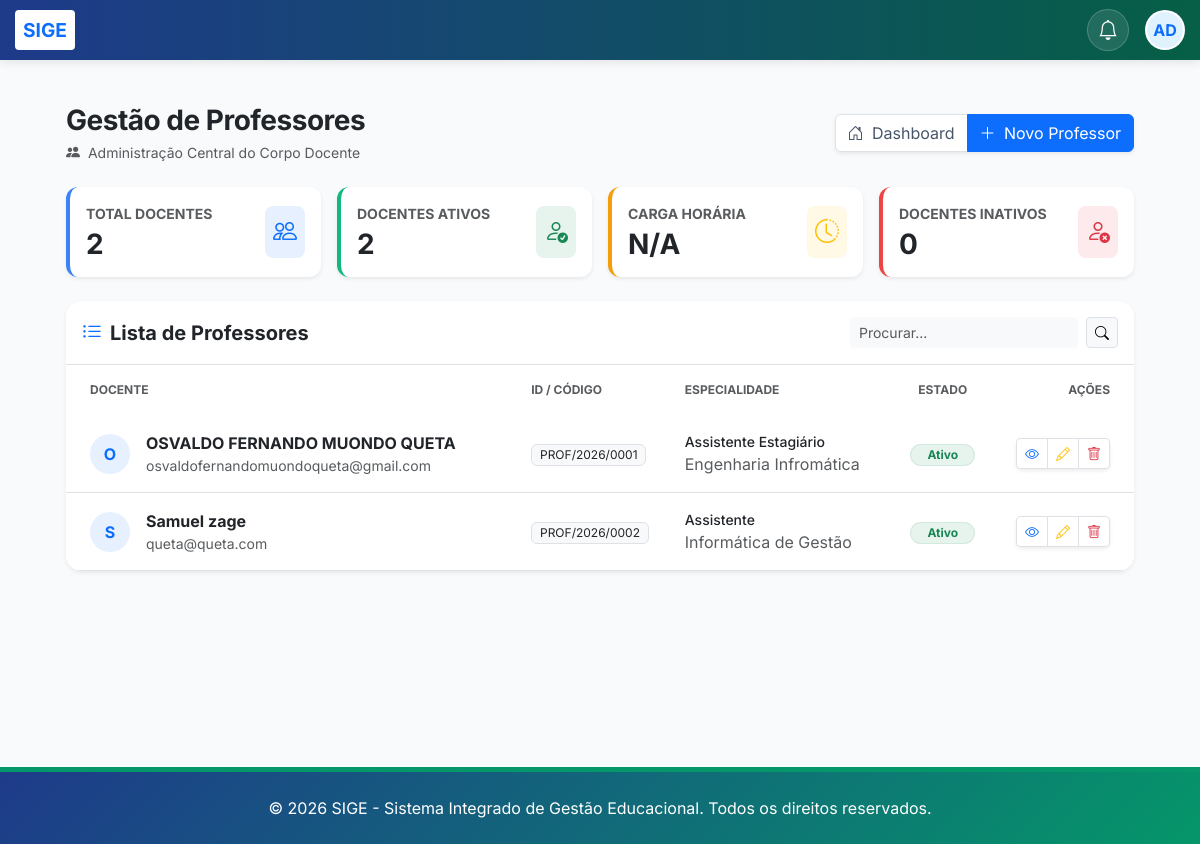
Page /professores/ (signed in) on the committed database.
### core/models.py (models this page shows, shortened)
class Professor(models.Model):
    user = models.OneToOneField(User, on_delete=models.CASCADE, null=True, blank=True)
    codigo_professor = models.CharField(max_length=20, unique=True, verbose_name="Código do Professor", blank=True)
    nome_completo = models.CharField(max_length=200, verbose_name="Nome Completo", unique=True)
    genero = models.CharField(max_length=20, choices=[('M', 'Masculino'), ('F', 'Feminino')], verbose_name="Género", default='M')
    data_nascimento = models.DateField(verbose_name="Data de Nascimento")
    nacionalidade = models.CharField(max_length=100, verbose_name="Nacionalidade", default="Angolana")
    bilhete_identidade = models.CharField(max_length=50, verbose_name="Nº do BI", unique=True)
    estado_civil = models.CharField(max_length=50, verbose_name="Estado Civil", blank=True)
    telefone = models.CharField(max_length=20, verbose_name="Telefone", unique=True)
    email = models.EmailField(verbose_name="Email", unique=True)
    endereco = models.TextField(verbose_name="Endereço")
    municipio_provincia = models.CharField(max_length=200, verbose_name="Município / Província", blank=True)
    GRAU_ACADEMICO_CHOICES = [
        ('licenciado', 'Licenciado'),
        ('mestre', 'Mestre'),
        ('doutor', 'Doutor'),
    ]
    grau_academico = models.CharField(max_length=20, choices=GRAU_ACADEMICO_CHOICES, verbose_name="Grau Académico", blank=True)
    area_formacao = models.CharField(max_length=200, verbose_name="Área de Formação", blank=True)
    especialidade = models.CharField(max_length=200, verbose_name="Especialidade", blank=True, null=True)
    CATEGORIA_CHOICES = [
        ('assistente_estagiario', 'Assistente Estagiário'),
        ('assistente', 'Assistente'),
        ('auxiliar', 'Auxiliar'),
        ('associado', 'Associado'),
        ('professor_catedratico', 'Professor Catedrático'),
        ('docente_convidado', 'Docente Convidado'),
    ]
    categoria = models.CharField(max_length=50, choices=CATEGORIA_CHOICES, verbose_name="Categoria", blank=True)
    TIPO_VINCULO_CHOICES = [
        ('efetivo', 'Efetivo'),
        ('colaborador', 'Colaborador'),
        ('estagiario', 'Estagiário'),
    ]
    tipo_vinculo = models.CharField(max_length=20, choices=TIPO_VINCULO_CHOICES, verbose_name="Tipo de Vínculo", blank=True)
    data_admissao = models.DateField(verbose_name="Data de Admissão", default=timezone.now)
    data_contratacao = models.DateField(verbose_name="Data de Contratação", default=timezone.now) # Mantendo por compatibilidade se necessário
    ESTADO_CHOICES = [
        ('ativo', 'Ativo'),
        ('inativo', 'Inativo'),
    ]
    estado = models.CharField(max_length=10, choices=ESTADO_CHOICES, default='ativo', verbose_name="Estado")
    class Meta:
        verbose_name = "Professor"
        verbose_name_plural = "Professores"
        ordering = ['nome_completo']

### core/views.py (the view)
# urls.py: path('professores/', views.listar_professores, name='listar_professores'),
@login_required
def listar_professores(request):
    from .models import Professor
    from django.db.models import Q
    query = request.GET.get('q', '')
    categoria = request.GET.get('categoria', '')
    estado = request.GET.get('estado', '')
    professores = Professor.objects.select_related('user', 'user__perfil').all()
    if query:
        professores = professores.filter(
            Q(nome_completo__icontains=query) |
            Q(codigo_professor__icontains=query) |
            Q(bilhete_identidade__icontains=query)
        )
    if categoria:
        professores = professores.filter(categoria=categoria)
    if estado:
        professores = professores.filter(estado=estado)
    total_ativos = Professor.objects.filter(estado='ativo').count()
    total_inativos = Professor.objects.filter(estado='inativo').count()
    categorias = Professor.objects.exclude(categoria__isnull=True).exclude(categoria='').values_list('categoria', flat=True).distinct()
    return render(request, 'core/professores_lista.html', {
        'professores': professores,
        'total_ativos': total_ativos,
        'total_inativos': total_inativos,
        'query': query,
        'categoria_sel': categoria,
        'estado_sel': estado,
        'categorias_list': categorias
    })

### core/context_processors.py (called while the page is built)
def subscricao_context(request):
    if not request.user.is_authenticated:
        return {}
    subscricao = Subscricao.objects.filter(estado__in=['ativo', 'teste']).first()
    return {'subscricao': subscricao}

def global_academic_context(request):
    config = ConfiguracaoEscola.objects.first()
    context = {
        'config': config
    }
    if request.user.is_authenticated:
        ano_id = request.session.get('ano_academico_id')
        if ano_id:
            ano_atual = AnoAcademico.objects.filter(id=ano_id).first()
        else:
            ano_atual = AnoAcademico.get_atual()
            if ano_atual:
                request.session['ano_academico_id'] = ano_atual.id
        semestre_atual = None
        if ano_atual:
            semestre_atual = ano_atual.semestres.filter(ativo=True).first()
        perfil = PerfilUsuario.objects.filter(user=request.user).first()
        context.update({
            'ano_atual': ano_atual,
            'semestre_atual': semestre_atual,
            'user_perfil': perfil
        })
    return context

### core/templates/core/professores_lista.html (shortened to what this page needs)
{% extends 'core/base.html' %}
{% block content %}
<div class="container-fluid px-4 py-4 mb-5">
    <div class="row align-items-center mb-4">
        <div class="col-md-6">
            <h1 class="h3 fw-bold text-dark mb-1" style="letter-spacing: -0.5px;">Gestão de Professores</h1>
            <p class="text-muted small mb-0"><i class="bi bi-people-fill me-1"></i> Administração Central do Corpo Docente</p>
        </div>
        <div class="col-md-6 text-md-end mt-3 mt-md-0">
            <div class="btn-group shadow-sm">
                <a href="{% url 'painel_principal' %}" class="btn btn-white border">
                    <i class="bi bi-house-door me-1"></i> Dashboard
                </a>
                <a href="{% url 'criar_professor' %}" class="btn btn-primary">
                    <i class="bi bi-plus-lg me-1"></i> Novo Professor
                </a>
            </div>
        </div>
    </div>
    <div class="row g-3 mb-4">
        <div class="col-md-3">
            <div class="card border-0 shadow-sm p-3" style="border-left: 4px solid #3b82f6 !important; border-radius: 12px;">
                <div class="d-flex align-items-center justify-content-between">
                    <div>
                        <p class="text-muted small fw-bold text-uppercase mb-1">Total Docentes</p>
                        <h3 class="fw-bold mb-0">{{ professores.count }}</h3>
                    </div>
                    <div class="bg-primary bg-opacity-10 p-2 rounded-3">
                        <i class="bi bi-people text-primary fs-4"></i>
                    </div>
                </div>
            </div>
        </div>
        <div class="col-md-3">
            <div class="card border-0 shadow-sm p-3" style="border-left: 4px solid #10b981 !important; border-radius: 12px;">
                <div class="d-flex align-items-center justify-content-between">
                    <div>
                        <p class="text-muted small fw-bold text-uppercase mb-1">Docentes Ativos</p>
                        <h3 class="fw-bold mb-0">{{ total_ativos|default:"0" }}</h3>
                    </div>
                    <div class="bg-success bg-opacity-10 p-2 rounded-3">
                        <i class="bi bi-person-check text-success fs-4"></i>
                    </div>
                </div>
            </div>
        </div>
        <div class="col-md-3">
            <div class="card border-0 shadow-sm p-3" style="border-left: 4px solid #f59e0b !important; border-radius: 12px;">
                <div class="d-flex align-items-center justify-content-between">
                    <div>
                        <p class="text-muted small fw-bold text-uppercase mb-1">Carga Horária</p>
                        <h3 class="fw-bold mb-0">{% firstof total_carga "N/A" %}</h3>
                    </div>
                    <div class="bg-warning bg-opacity-10 p-2 rounded-3">
                        <i class="bi bi-clock-history text-warning fs-4"></i>
                    </div>
                </div>
            </div>
        </div>
        <div class="col-md-3">
            <div class="card border-0 shadow-sm p-3" style="border-left: 4px solid #ef4444 !important; border-radius: 12px;">
                <div class="d-flex align-items-center justify-content-between">
                    <div>
                        <p class="text-muted small fw-bold text-uppercase mb-1">Docentes Inativos</p>
                        <h3 class="fw-bold mb-0">{{ total_inativos|default:"0" }}</h3>
                    </div>
                    <div class="bg-danger bg-opacity-10 p-2 rounded-3">
                        <i class="bi bi-person-x text-danger fs-4"></i>
                    </div>
                </div>
            </div>
        </div>
    </div>
    <div class="card border-0 shadow-sm rounded-4 overflow-hidden mb-4">
        <div class="card-header bg-white py-3 border-bottom d-flex justify-content-between align-items-center">
            <h5 class="fw-bold mb-0"><i class="bi bi-list-ul me-2 text-primary"></i>Lista de Professores</h5>
            <div class="d-flex gap-2">
                <form method="GET" class="d-flex gap-2">
                    <input type="text" name="q" class="form-control form-control-sm border-light bg-light" placeholder="Procurar..." value="{{ query }}">
                    <button type="submit" class="btn btn-sm btn-light border"><i class="bi bi-search"></i></button>
                </form>
            </div>
        </div>
        <div class="table-responsive">
            <table class="table table-hover align-middle mb-0">
                <thead class="bg-light">
                    <tr>
                        <th class="ps-4 py-3 border-0 small text-uppercase text-muted fw-bold">Docente</th>
                        <th class="py-3 border-0 small text-uppercase text-muted fw-bold">ID / Código</th>
                        <th class="py-3 border-0 small text-uppercase text-muted fw-bold">Especialidade</th>
                        <th class="py-3 border-0 small text-uppercase text-muted fw-bold text-center">Estado</th>
                        <th class="text-end pe-4 py-3 border-0 small text-uppercase text-muted fw-bold">Ações</th>
                    </tr>
                </thead>
                <tbody class="bg-white">
                    {% for prof in professores %}
                    <tr>
                        <td class="ps-4 py-3">
                            <div class="d-flex align-items-center">
                                <div class="avatar bg-primary bg-opacity-10 text-primary rounded-circle d-flex align-items-center justify-content-center fw-bold me-3" style="width: 40px; height: 40px;">
                                    {{ prof.nome_completo|slice:":1"|upper }}
                                </div>
                                <div>
                                    <div class="fw-bold text-dark">{{ prof.nome_completo }}</div>
                                    <div class="text-muted small">{{ prof.email }}</div>
                                </div>
                            </div>
                        </td>
                        <td class="py-3">
                            <span class="badge bg-light text-dark border fw-normal">{{ prof.codigo_professor }}</span>
                        </td>
                        <td class="py-3">
                            <div class="text-dark small fw-medium">{{ prof.get_categoria_display|default:prof.categoria }}</div>
                            <div class="text-muted smaller">{{ prof.area_formacao }}</div>
                        </td>
                        <td class="py-3 text-center">
                            {% if prof.estado == 'ativo' %}
                            <span class="badge bg-success bg-opacity-10 text-success border border-success border-opacity-10 rounded-pill px-3">Ativo</span>
                            {% else %}
                            <span class="badge bg-danger bg-opacity-10 text-danger border border-danger border-opacity-10 rounded-pill px-3">Inativo</span>
                            {% endif %}
                        </td>
                        <td class="text-end pe-4 py-3">
                            <div class="btn-group shadow-sm">
                                <a href="{% url 'perfil_professor' prof.id %}" class="btn btn-white btn-sm border" title="Ver Perfil">
                                    <i class="bi bi-eye text-primary"></i>
                                </a>
                                <a href="{% url 'editar_professor' prof.id %}" class="btn btn-white btn-sm border" title="Editar">
                                    <i class="bi bi-pencil text-warning"></i>
                                </a>
                                <button class="btn btn-white btn-sm border" title="Eliminar">
                                    <i class="bi bi-trash text-danger"></i>
                                </button>
                            </div>
                        </td>
                    </tr>
                    {% endfor %}
                </tbody>
            </table>
        </div>
    </div>
</div>
{% endblock %}

### core/templates/core/base.html (style rules this page uses)
:root { --primary-color: #1e3a8a; --secondary-color: #059669; --accent-color: #f59e0b; --light-bg: #f8fafc; }
html, body { height: 100%; margin: 0; padding: 0; }
body { font-family: 'Inter', sans-serif; background-color: #f8fafc; display: flex; flex-direction: column; min-height: 100vh; }
.card { transition: transform 0.3s; height: 100%; border-radius: 15px; border: none; box-shadow: 0 4px 6px rgba(0,0,0,0.05); }

### core/templates/core/professores_lista.html (style rules this page uses)
.btn-white { background: white; color: #475569; }
.table thead th { font-size: 0.75rem; }
.avatar { flex-shrink: 0; }

### rows in the picture
Professor: nome_completo "O", nome_completo "OSVALDO FERNANDO MUONDO QUETA", email "osvaldofernandomuondoqueta@gmail.com", codigo_professor "PROF/2026/0001", categoria "Assistente Estagiário", area_formacao "Engenharia Infromática", estado "Ativo"
Professor: nome_completo "S", nome_completo "Samuel zage", email "queta@queta.com", codigo_professor "PROF/2026/0002", categoria "Assistente", area_formacao "Informática de Gestão", estado "Ativo"

### other values in the picture
{{ professores.count }} "2"
{{ total_ativos|default:"0" }} "2"
{{ total_inativos|default:"0" }} "0"
